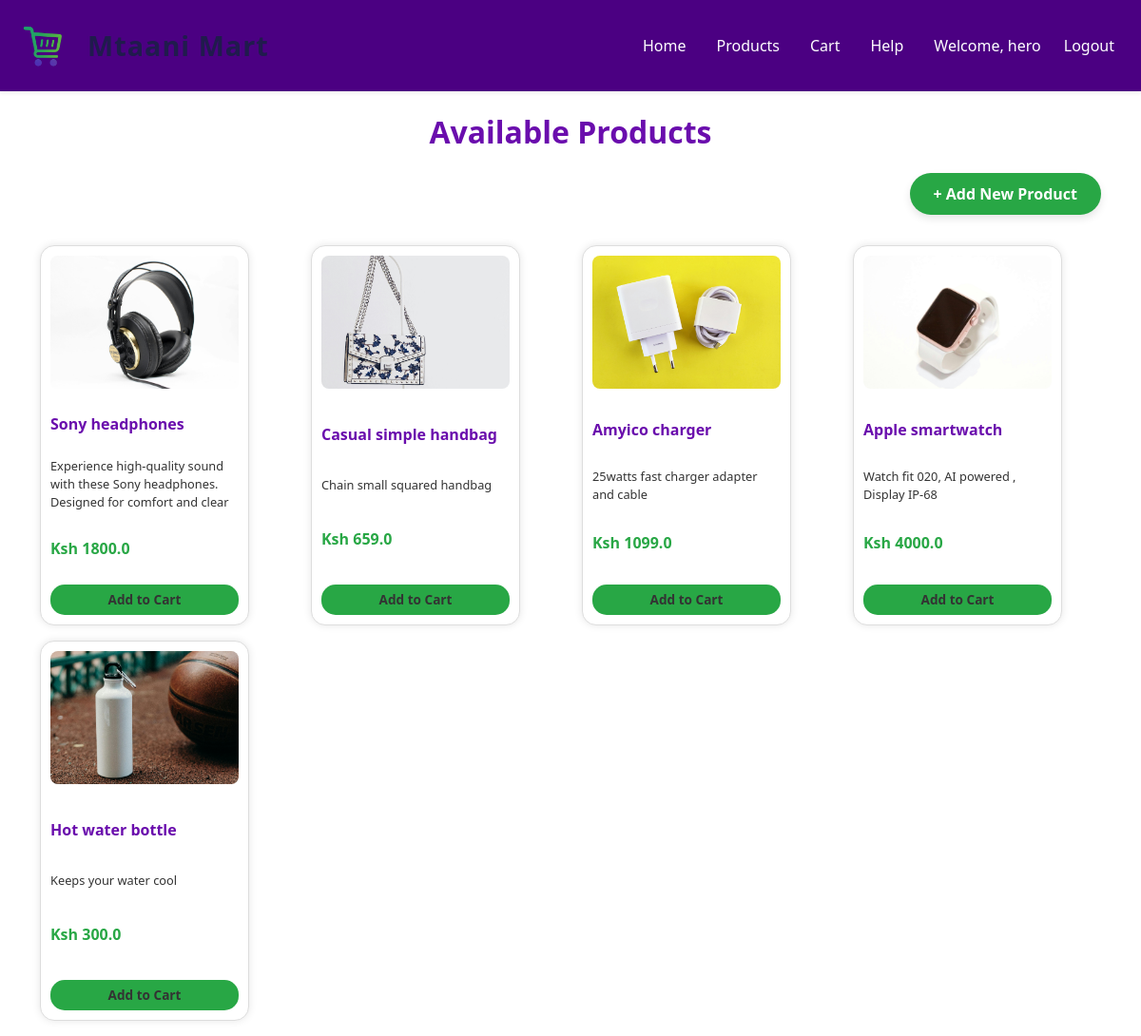
The page /products/ (signed in) on the database its author committed.
### ProductApp/models.py (models this page shows, shortened)
class Product(models.Model):
    name = models.CharField(max_length=100)
    description = models.CharField(max_length=255)
    price = models.FloatField()
    stock = models.IntegerField(null=True, blank=True)
    image = models.ImageField(upload_to='product_images/', null=True, blank=True)
    owner = models.ForeignKey(User, on_delete=models.CASCADE, null=True, blank=True)
    created_at = models.DateField(auto_now_add=True)
    updated_at = models.DateField(auto_now=True)

### ProductApp/views.py (the view)
# urls.py: path('products/', views.product_list, name='product_list'),
@login_required
def product_list(request):
    products = Product.objects.all()
    if request.method == "POST":
        form = ProductForm(request.POST, request.FILES)
        if form.is_valid():
            product = form.save(commit=False)
            product.owner = request.user
            product.save()
            return redirect("product_list")
    else:
        form = ProductForm()
    context = {
        "products": products,
        "form": form,
    }
    return render(request, "ProductApp/product_list.html", context)

### ProductApp/templates/ProductApp/product_list.html (shortened to what this page needs)
{% extends 'main.html' %}
{% block content %}
<h2 class="text-center my-4" style="color:#6a0dad; font-weight:700;">
  Available Products
</h2>
<div class="container">
  <div class="row mb-3">
    <div class="col text-end">
      <a href="{% url 'add_product' %}" class="btn mb-3"
        style="background-color:#28a745; color:white; padding:10px 25px; border:none; border-radius:30px; font-weight:bold; box-shadow:0 4px 8px rgba(0,0,0,0.1);">
        + Add New Product
      </a>
    </div>
  </div>
  <div class="row">
  {% for product in products %}
  <div class="col-md-3 col-sm-6 mb-3">
    <div style="height:400px; max-width:220px; margin-left:0; border:1px solid #ddd; border-radius:15px; padding:10px; box-shadow:0 0 8px rgba(0,0,0,0.1); background-color:#fff; display:flex; flex-direction:column; justify-content:space-between;">
      <img src="{{ product.image.url }}" alt="{{ product.name }}"
           style="width:100%; height:140px; object-fit:cover; border-radius:8px;">
      <h6 style="color:#6a0dad; font-weight:700; margin-top:10px; margin-bottom:6px;">{{ product.name }}</h6>
      <p style="font-size:0.8rem; color:#333; margin-bottom:6px; max-height:60px; overflow:hidden;">
        {{ product.description }}
      </p>
      <p style="font-weight:bold; color:#28a745; margin-bottom:8px;">Ksh {{ product.price }}</p>
      <form method="POST" action="{% url 'add_to_cart' product.id %}">
        <button type="submit"
                style="width:100%; background-color:#28a745; color:#333; padding:6px; border:none; border-radius:15px; font-weight:bold; font-size:0.85rem;">
          Add to Cart
        </button>
      </form>
    </div>
  </div>
  {% endfor %}
</div>
{% endblock %}

### templates/navbar.html (shortened to what this page needs)
{% load static %}
<nav class="navbar navbar-expand-lg navbar-custom shadow-sm">
    <div class="container-fluid">
        <a class="navbar-brand d-flex align-items-center" href="{% url 'home' %}">
            <img src="{% static 'ProductApp/images/logo-1.png' %}" alt="Mtaani Mart Logo"
                style="height:70px; width:auto; margin-right:10px;">
            <span style="font-size:1.8rem; font-weight:700; color:#201b4d; letter-spacing:1px;">
            </span>
        </a>
        <div class="collapse navbar-collapse" id="navbarNav">
            <ul class="navbar-nav ms-auto align-items-center">
                <li class="nav-item me-3"><a class="nav-link" href="{% url 'home' %}">Home</a></li>
                <li class="nav-item me-3"><a class="nav-link" href="{% url 'product_list' %}">Products</a></li>
                <li class="nav-item me-3"><a class="nav-link" href="{% url 'cart' %}">Cart</a></li>
                <li class="nav-item"><a class="nav-link" href="{% url 'help' %}">Help</a></li>
                <ul class="navbar-nav align-items-center">
                    {% if request.user.is_authenticated %}
                    <li class="nav-item me-3">
                    <li class="nav-item">
                        <span class="nav-link">Welcome, {{ user.username }}</span>
                    </li>
                    </li>
                    <li class="nav-item">
                        <a class="nav-link btn btn-light rounded-5 px-3 py-2" href="{% url 'logout' %}">
                            Logout
                        </a>
                    </li>
                    {% else %}
                    <li class="nav-item">
                        <a class="nav-link btn btn-light rounded-5 px-3 py-2" href="{% url 'login' %}">
                            Login
                        </a>
                    </li>
                    {% endif %}
                </ul>
        </div>
    </div>
</nav>

### ProductApp/static/ProductApp/css/style.css (style rules this page uses)
.navbar-custom { background-color: #4B0082; color: white; }
.navbar-custom .navbar-brand, .navbar-custom .nav-link { color: white; }

### rows shown on the page
Product: image (picture), name "Sony headphones", description "Experience high-quality sound with these Sony headphones. Designed for comfort and clear…", price "1800.0"
Product: image (picture), name "Casual simple handbag", description "Chain small squared handbag", price "659.0"
Product: image (picture), name "Amyico charger", description "25watts fast charger adapter and cable", price "1099.0"
Product: image (picture), name "Apple smartwatch", description "Watch fit 020, AI powered , Display IP-68", price "4000.0"
Product: image (picture), name "Hot water bottle", description "Keeps your water cool", price "300.0"

### other values the page prints
{{ user.username }} "hero"
